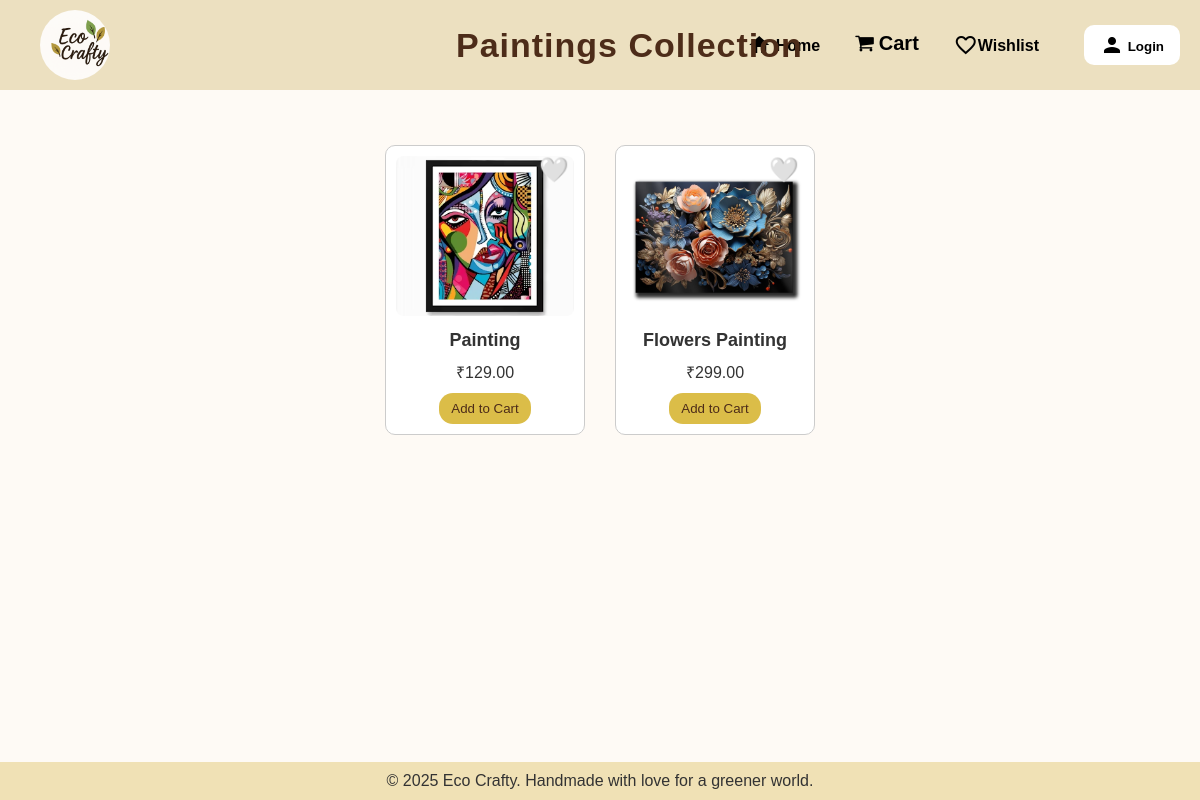
Screenshot of /webpages/paintings.php with the database file from the repository.
### tables this page shows
CREATE TABLE `products` (
  `id` int(11) NOT NULL,
  `name` varchar(150) NOT NULL,
  `category_name` varchar(100) NOT NULL,
  `price` decimal(10,2) NOT NULL,
  `description` text DEFAULT NULL,
  `image` varchar(255) DEFAULT NULL,
  `seller_id` int(11) DEFAULT NULL,
  `created_at` timestamp NOT NULL DEFAULT current_timestamp(),
  `quantity` int(5) DEFAULT NULL
);

### webpages/paintings.php (the view, shortened to what this page needs)
<?php
$isLoggedIn = isset($_SESSION['username']);
require_once '../includes/db.php';
$sql = "SELECT * FROM products WHERE category_name = 'Paintings'";
$result = $conn->query($sql);
?>
<!DOCTYPE html>
<html>
<head>
  <link rel="stylesheet" href="https://cdnjs.cloudflare.com/ajax/libs/font-awesome/4.7.0/css/font-awesome.min.css">
 <link rel="stylesheet" href="../style.css" />
  <link rel="stylesheet" href="../categorystyle.css" />
</head>
<body>
<div class="navbar">
        <div class="logo-container">
            <img src="../images/logo.jpg" class="logo-circle" alt="Logo">
        </div>
        <h1>Paintings  Collection</h1>
     <div class="right-nav">
  <section class="category-bar">
    <div class="category"><a href="homepage.php"><p class="material-icons">home</p> Home</a></div>
    <i class="fa fa-shopping-cart" style="font-size:20px;color:black;">
      <a href="<?php echo $isLoggedIn ? 'cart.php' : 'login.php'; ?>">Cart</a>
    </i>
    <div class="category"><a href="wishlist.php">
    <p class="material-icons" >favorite_border</p>Wishlist</a></div>
</section>
  <?php if ($isLoggedIn): ?>
    <div class="profile-menu">
      <button class="profile-btn">
        <?php echo strtoupper(substr($_SESSION['username'], 0, 1)); ?>
      </button>
      <div class="dropdown">
        <h4>User Name :</h4><p><?php echo $_SESSION['username']; ?></p><br>
        <h4>Email : </h4><p><?php echo $_SESSION['email']; ?></p><br>
       <button> <a href="edit_profile.php">Edit Profile</a>
  </button><br><br>
        <a href="logout.php">Logout</a>
      </div>
    </div>
  <?php else: ?>
    <button class="login-btn"><a href="login.php"><i class="material-icons">person</i><b> Login</b></a></button>
  <?php endif; ?>
  </div>
  </div>
<div class="container">
<section class="products-section">
  <div class="product-grid">
    <?php while($row = $result->fetch_assoc()): ?>
      <?php
        $wishlistClass = '';
      ?>
      <div class="product-card">
        <span class="wishlist-icon <?php echo $wishlistClass; ?>"
              data-id="<?php echo $row['id']; ?>"
              onclick="handleWishlist(this)">
              <?php echo $wishlistClass === 'active' ? '❤️' : '🤍'; ?>
        </span>
        <img src="../<?php echo $row['image']; ?>" alt="Product">
        <h3><?php echo $row['name']; ?></h3>
        <p>₹<?php echo $row['price']; ?></p>
        <button class="btn" onclick="<?php echo $isLoggedIn ? "addToCart({$row['id']})" : "window.location.href='login.php'"; ?>">Add to Cart</button>
      </div>
    <?php endwhile; ?>
  </div>
</section>
      </div>
<footer>
    <p>&copy; 2025 Eco Crafty. Handmade with love for a greener world.</p>
  </footer>
</body>
</html>

### style.css (style rules this page uses)
* { margin: 0; padding: 0; box-sizing: border-box; font-family: sans-serif; }
.logo-container { width: 70px; height: 70px; overflow: hidden; border-radius: 50%; }
.logo-circle { width: 110%; height: 110%; object-fit: cover; }
body { background: #f9f9f9; color: #333; }
.navbar { background: #ece0c0; font-family: "Brush Script MT", cursive; color: #fff; padding: 10px 20px; display: flex; align-items: center; justify-content: space-between; }
.material-icons { vertical-align:-25% }
.login-btn { background: white; border: none; padding: 8px 16px; color: #000; cursor: pointer; border-radius: 10px; justify-content: space-around; }
a { color: #333; text-decoration: none; }
.category-bar { display: flex; justify-content: space-around; padding: 15px; gap: 35px; }
.category { cursor: pointer; font-weight: 500; }
.products-section { margin-left:40px; }
.product-grid { display: flex; flex-wrap: wrap; justify-content: center; margin-top:30px; }
.product-card { position: relative; border: 1px solid #ccc; border-radius: 10px; margin: 15px; width: 200px; padding: 8px; text-align: center; background-color: #fff; }
.product-card img { width: 100%; height: 160px; object-fit: cover; border-radius: 8px; }
.product-card h3 { font-size: 18px; margin: 10px 0; }
.product-card .btn { background-color: rgb(219, 189, 72); color: #4d2c19;; padding: 8px 12px; border: none; border-radius: 14px; text-decoration: none; display: inline-block; margin-top: 10px; cursor: pointer; }
.wishlist-icon { position: absolute; top: 10px; right: 15px; font-size: 24px; color: #ccc; cursor: pointer; }
footer { text-align: center; padding: 20px; background: #ece0c0; margin-top: 40px; }

### categorystyle.css (style rules this page uses)
body { margin: 0; padding: 0; font-family: Arial, sans-serif; background: #fefaf5; display: flex; flex-direction: column; min-height: 100vh; }
.container { flex: 1; padding: 20px; }
.navbar { background: #ece0c0; padding: 10px 20px; display: flex; align-items: center; justify-content: space-between; }
.logo-container { width: 70px; height: 70px; margin-left: 20px; overflow: hidden; border-radius: 50%; }
.logo-circle { width: 110%; height: 110%; object-fit: cover; }
.navbar h1 { position: absolute; left:38%; font-size: 34px; font-weight: bold; letter-spacing: 1px; color:#4d2c19; }
.right-nav { display: flex; align-items: center; gap: 30px; }
.right-nav a { text-decoration: none; color: #000; font-weight: bold; }
.products-section { margin-right:50px; margin-left:50px; justify-content: center; }
.product-grid { display: flex; max-width: 1300px; padding: 20px 40px; flex-wrap: wrap; justify-content: center; margin: auto; flex-wrap: wrap; }
.product-card { position: relative; border: 1px solid #ccc; border-radius: 10px; margin: 15px; width: 200px; padding: 10px; text-align: center; background-color: #fff; }
.product-card img { width: 100%; height: 160px; object-fit: cover; border-radius: 8px; }
.product-card h3 { font-size: 18px; margin: 10px 0; }
.product-card .btn { background-color: rgb(219, 189, 72); color: #4d2c19;; padding: 8px 12px; border: none; border-radius: 14px; text-decoration: none; display: inline-block; margin-top: 10px; cursor: pointer; }
.wishlist-icon { position: absolute; top: 10px; right: 15px; font-size: 24px; color: #ccc; cursor: pointer; }
footer { text-align: center; padding: 10px 0; background: #f0e1b5; margin-top: 40px; display: flex; justify-content: center; width: 100%; bottom: 0; }

### rows the page displays
products: image (picture), name "Painting", price "129.00"
products: image (picture), name "Flowers Painting", price "299.00"
